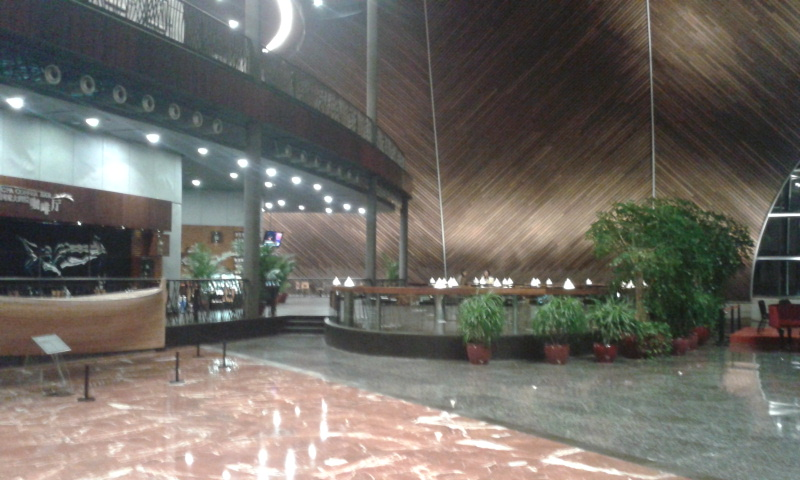
%> input picture data/g2/02.jpg, 800 x 480 px
$ octave --eval "result = dotheater;"   (GNU Octave 9; MATLAB toolbox functions it lacks are replaced by stand-ins)
%> lines starting %> are read from the running program, lines starting %| are printed output that depends on the picture
### code/doit.m
function [ shiftX shiftY ] = doit(inname1, inname2, part,result)
%> called with inname1 = 'data/g2/02.jpg', inname2 = 'data/g2/03.jpg', part = 622, result = 'result.jpg'
warning off all
in1 = imread(inname1);
%> in1 is the input picture: size 480x800x3 uint8; mean R, G, B 110.4, 106.8, 100.6
in2 = imread(inname2);
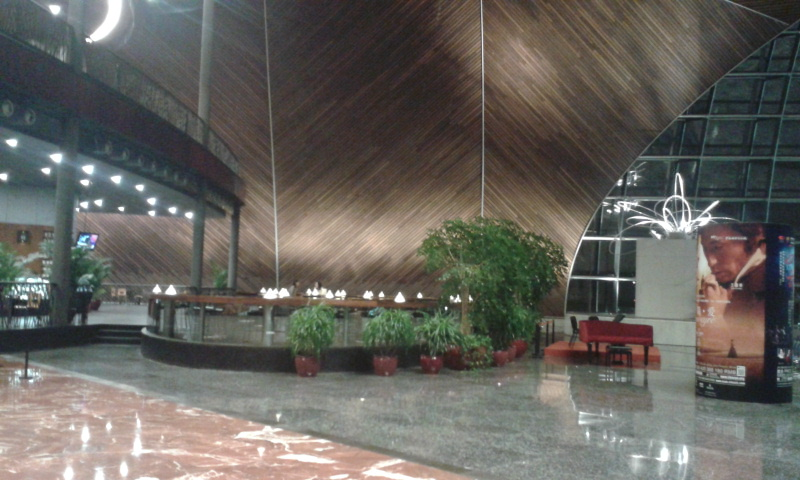
%> input picture data/g2/03.jpg, 800 x 480 px
%> in2 is the input picture: size 480x800x3 uint8; mean R, G, B 101.1, 98.7, 93.2
sz1=size(in1,2);
%> sz1 = 800
sz2=size(in2,2);
%> sz2 = 800
if (sz1>1500 || sz2>1500)
    total=200;
else
    total=100;
end
p1 = extract(in1, total);
p2 = extract(in2, total);
[shiftX shiftY] = main(in1,in2,p1,p2,'ou1.png','ou2.png',0);
blending('ou1.png', 'ou2.png', part, result);
%blending2P('ou1.png', 'ou2.png', 'result', 1);
end

### code/extract.m
function out = extract(in, num)
%> called with num = 100
    p = im2double(in);
    g = rgb2gray(p);

    [h w tmp] = size(p);
%> h = 480; w = 800; tmp = 3

    len = 20;

    fx = [-2 -1 0 1 2];
    Ix = filter2(fx, g);
    fy = [-2;-1;0;1;2];
    Iy = filter2(fy, g);
    Ix2 = Ix.^2;
    Iy2 = Iy.^2;
    Ixy = Ix.*Iy;
    clear Ix;
    clear Iy;

    gau = fspecial('gaussian', [7 7], 2);

    Ix2 = filter2(gau, Ix2);
    Iy2 = filter2(gau, Iy2);
    Ixy = filter2(gau, Ixy);

    %R = zeros((h-2*len)*(w-2*len), 3);
    r = zeros(h,w);
    detM = Ix2.*Iy2-Ixy.*Ixy;
    traceM = Ix2+Iy2;
    r=detM-0.1*(traceM.^2);
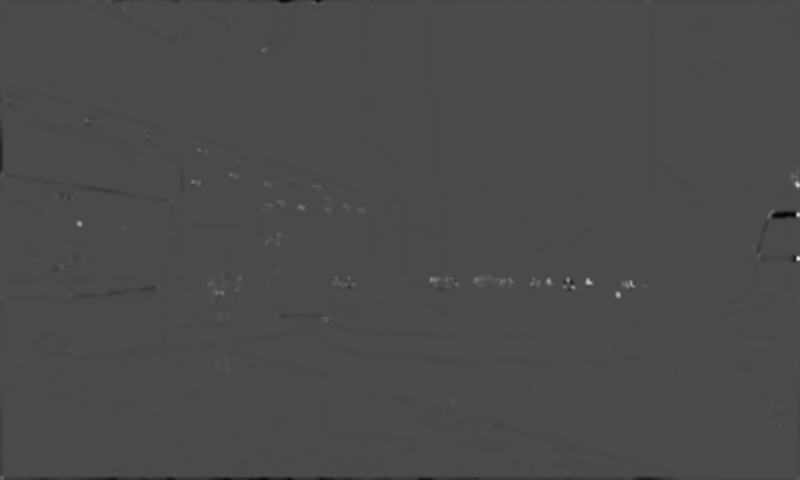
%> r: size 480x800 double; min -0.87, max 2.13, mean -0.000956; drawn with min black and max white
    tot = 0;
% [6 lines of commented-out code are left out]
    tmph = zeros(h,w);
    tmpw = zeros(h,w);
    tmph=[1:h]'*ones(1,w);
    tmpw=ones(h,1)*[1:w];
    Rmax = max(max(r))*0.02;
%> Rmax = 0.0425
    if (w>3000)
        cut = w-1000;
    else
        cut = len;
    end
    g = find(tmph>len & tmpw>cut & tmph<h-len+1 & tmpw<w-len+1 & r>Rmax);
%> g = 3335 values from 21384 to 374349
    t1=r(g)';
%> t1 = 3335 values, max 1.42 at index 2948, min 0.0426 at index 2330, mean 0.163
    t2=tmph(g)';
%> t2 = 3335 values, max 429 at index 3335, min 21 at index 203, mean 259.5
    t3=tmpw(g)';
%> t3 = 3335 values from 45 to 780
    R(:,1)=t1;
    R(:,2)=t2;
    R(:,3)=t3;
    sz = size(R);
%> sz = [3335 3]
% [11 lines of commented-out code are left out]
    tot=sz(1)
%> tot = 3335
    R = -sortrows(-R, 1);
    list = zeros(num, 2);
    dis = 100 * 100;
    totOut = 0;
    while totOut < num
        for i=1:tot
            if R(i, 1) > 0
                ok = 1;
                for j=1:totOut
                    if (R(i, 2) - list(j, 1))^2 + (R(i, 3) - list(j, 2))^2 < dis
                        ok = 0; break;
                    end
                end
                if ok
                    totOut = totOut + 1;
                    list(totOut, :) = R(i, 2:3);
                    R(i, 1) = -1;
                    if totOut == num
                        break;
                    end
                end
            end
        end
        dis = dis * 0.8;
    end
%> after the loop, dis = 47.22; list = 100 rows, first 12: [283 589; 224 80; 280 432; 182 194; 208 301; 294 223; 51 264; 216 770; 121 87; 321 326; 402 453; 413 771]; ok = 1; totOut = 100
%    plot(list(:, 2), list(:, 1), 'x');
    pic = zeros(num, 8, 8, 3);
    for i=1:num
        pic(i, :, :, :) = imresize(p(list(i, 1)-len : list(i, 1)+len, list(i, 2)-len : list(i, 2)+len, :), [8, 8]);
    end
    out = {list, pic};
%> out = 2 items
end

### code/dotheater.m
function [ output_args ] = dotheater
%UNTITLED Summary of this function goes here
%   Detailed explanation goes here
[sx1 sy1] = doit('data/g2/02.jpg','data/g2/03.jpg',622,'result.jpg');
%> call 2 of extract, with num = 100
%> in extract (call 2), `g = rgb2gray(p);`:
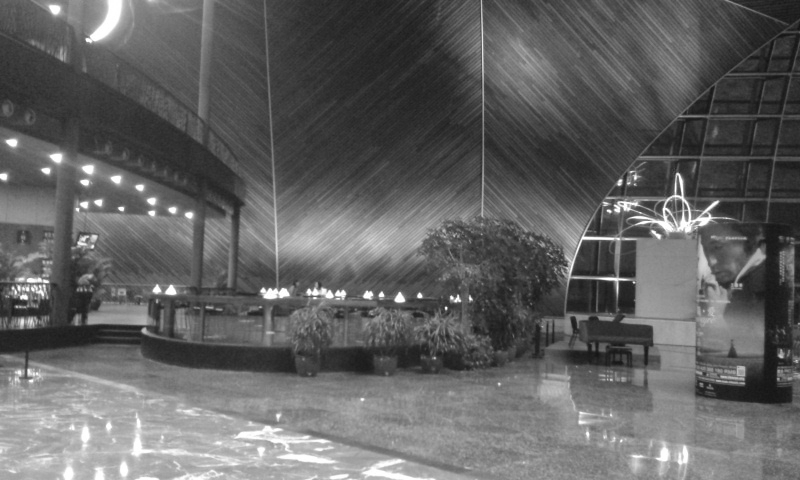
%> g: size 480x800 double; min 0.0751, max 1, mean 0.387
%> in extract (call 2), `Iy = filter2(fy, g);`:
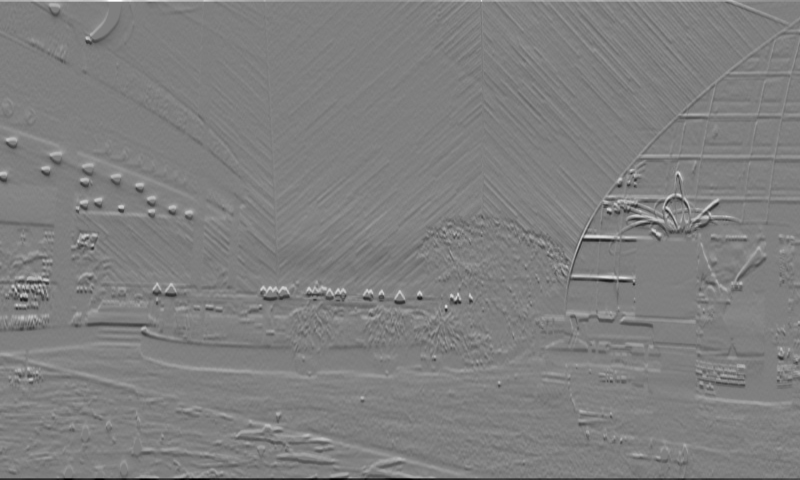
%> Iy: size 480x800 double; min -3, max 3, mean 0.00353; drawn with min black and max white
%> in extract (call 2), `Ix2 = filter2(gau, Ix2);`:
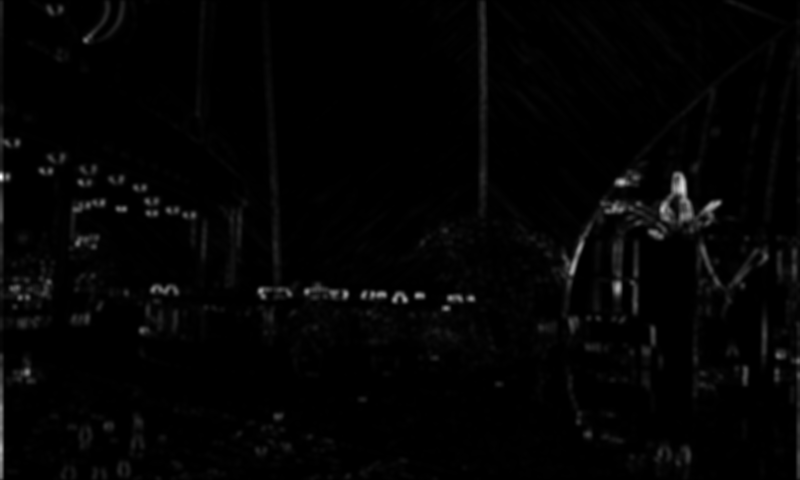
%> Ix2: size 480x800 double; min 1.49e-05, max 2.58, mean 0.0439; drawn with min black and max white
%> in extract (call 2), `traceM = Ix2+Iy2;`:
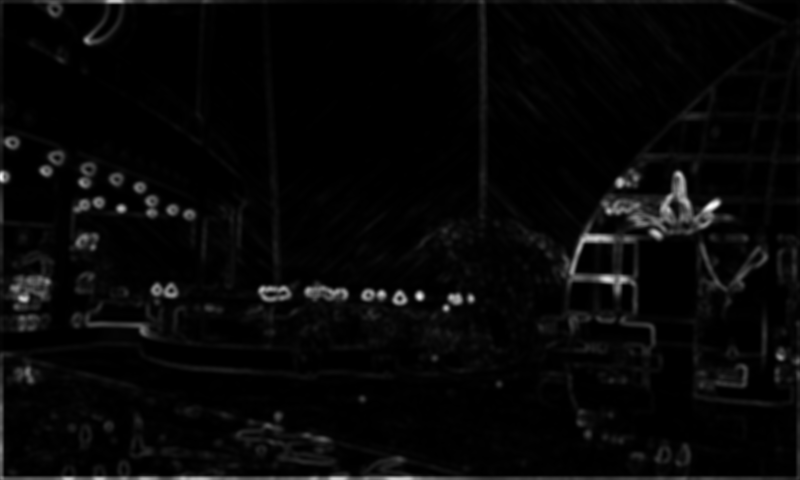
%> traceM: size 480x800 double; min 3.1e-05, max 3.48, mean 0.108; drawn with min black and max white
%> in extract (call 2), `r=detM-0.1*(traceM.^2);`:
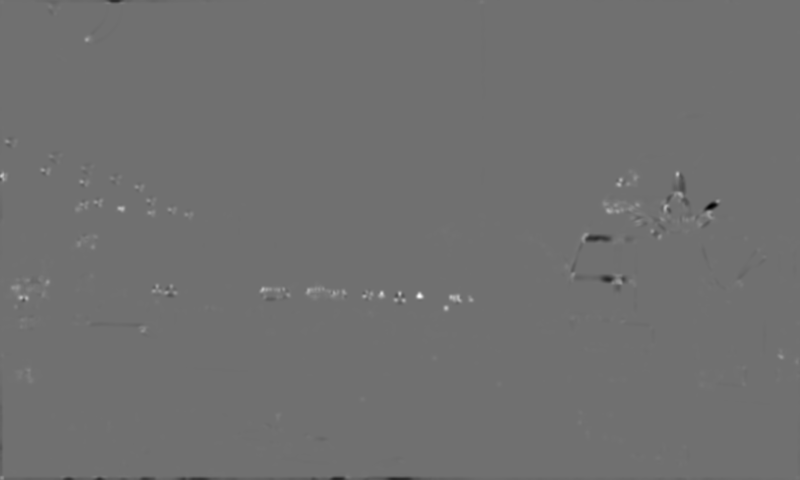
%> r: size 480x800 double; min -1.18, max 1.49, mean 1.91e-05; drawn with min black and max white
%> in extract (call 2), `Rmax = max(max(r))*0.02;`: Rmax = 0.0299
%> in extract (call 2), `g = find(tmph>len & tmpw>cut & tmph<h-len+1 & tmpw<w-len+1 & r>Rmax);`: g = 6023 values from 9885 to 374300
%> in extract (call 2), `t1=r(g)';`: t1 = 6023 values, max 1.49 at index 3308, min 0.0299 at index 2864, mean 0.142
%> in extract (call 2), `t2=tmph(g)';`: t2 = 6023 values, max 460 at index 5074, min 36 at index 1072, mean 256
%> in extract (call 2), `t3=tmpw(g)';`: t3 = 6023 values from 21 to 780
%> in extract (call 2), `sz = size(R);`: sz = [6023 3]
%> in extract (call 2), `tot=sz(1)`: tot = 6023
[sx2 sy2] = doit('result.jpg','data/g2/01.jpg',600,'theaterresult.jpg');
sx=sx1+sx2+400;
sy=sy1+sy2+240;
imm = imread('theaterresult.jpg');
r = (1000.^2+size(imm,2).^2/4).^0.5;
tocylin('theaterresult.jpg',r,40,sy);
end
%> (the run ends here)
